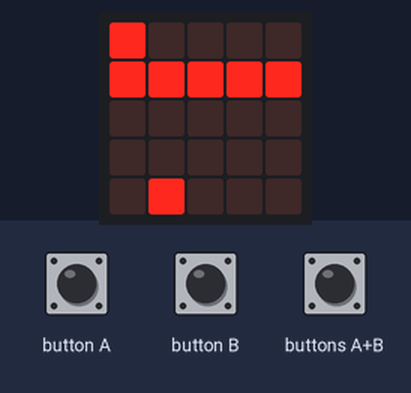
Simulated run of this program. Board: BBC micro:bit (MakeCode). Parts: the board's 5×5 LED display. The inputs (shaded band) are chosen by the test bench. Random numbers come from a fixed seed.

Above: at 0.46 s.
1.3 s: button A pressed for 0.15 s
At 1.69 s:
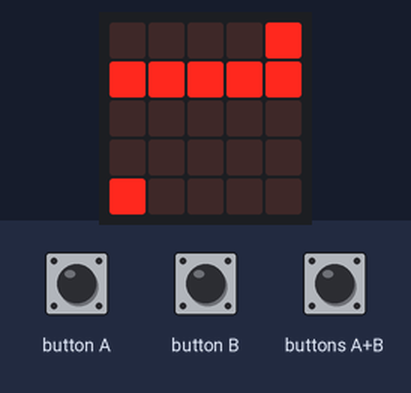
2.0 s: button B pressed for 0.15 s
At 2.59 s:
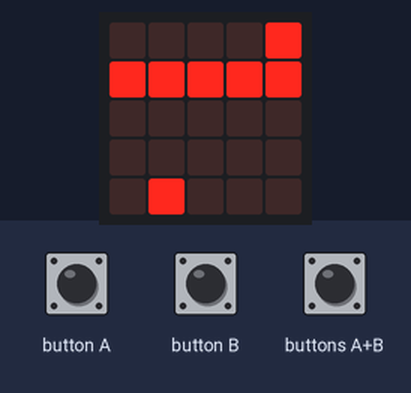
2.7 s: button B pressed for 0.15 s
At 3.2 s:
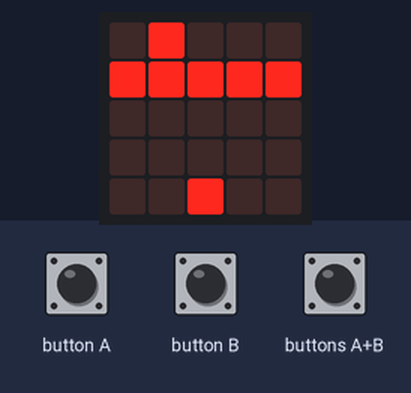
3.4 s: button A pressed for 0.15 s
At 3.8 s:
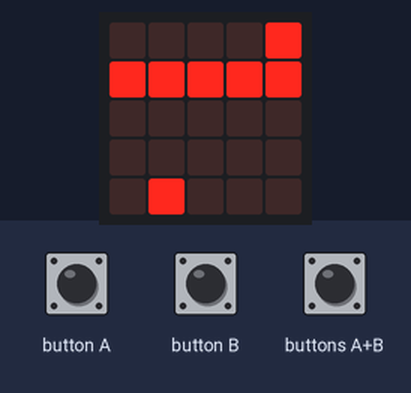
4.1 s: button B pressed for 0.15 s
At 4.41 s:
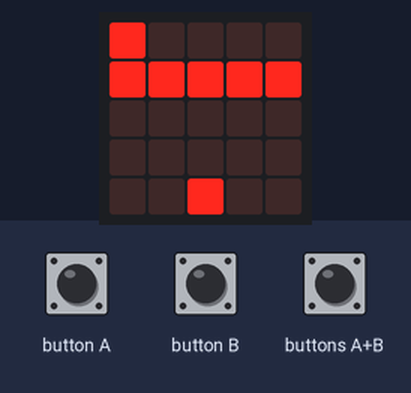
4.8 s: button A pressed for 0.15 s
At 5.33 s:
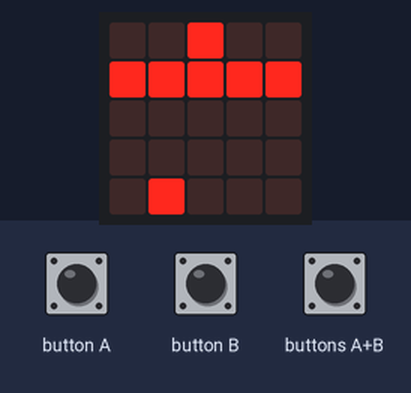
Timing chart, 0 to 6.5 s (numbered marks = the images above; inputs shaded):
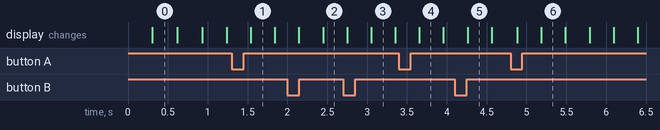

The program:

main.ts
```typescript
input.onButtonPressed(Button.A, function () {
    lod.change(LedSpriteProperty.X, -1)
})
input.onButtonPressed(Button.AB, function () {
    if (strela.isTouching(nepritel)) {
        game.addScore(1)
    } else {
        for (let index = 0; index < 4; index++) {
            strela.change(LedSpriteProperty.Y, -1)
        }
    }
})
input.onButtonPressed(Button.B, function () {
    lod.change(LedSpriteProperty.X, 1)
})
let nepritel: game.LedSprite = null
let strela: game.LedSprite = null
let lod: game.LedSprite = null
game.setScore(0)
lod = game.createSprite(randint(0, 4), 4)
strela = lod
nepritel = game.createSprite(randint(0, 4), 0)
basic.forever(function () {
    if (strela.isTouching(nepritel)) {
        game.gameOver()
    } else {
        nepritel.change(LedSpriteProperty.Y, 1)
        nepritel = game.createSprite(randint(0, 4), 0)
    }
})
```

test.ts
```typescript
// Tady jsou testy. Při použití tohoto balíčku jako rozšíření nebude zkompilováno.
```
